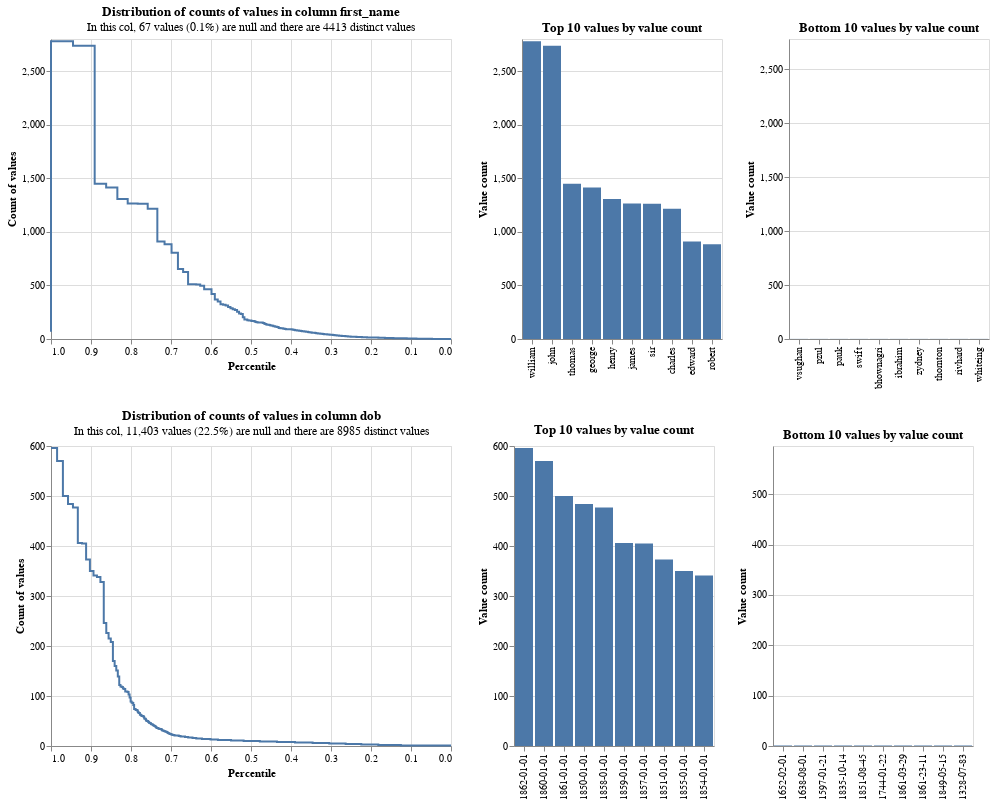

Write notebook code for a chart like this one.
### Code cell
db_api = DuckDBAPI()
exploratory.profile_columns(df, column_expressions=["first_name", "dob"], db_api=db_api)

### Figure 1 — Vega-Lite specification as saved in the notebook (floating-point values rounded to 4 significant figures; data arrays with more than 128 entries replaced by an {"elided": "..."} marker saying what was removed)
{"config": {"view": {"continuousWidth": 400, "continuousHeight": 300}}, "vconcat": [{"hconcat": [{"mark": {"type": "line", "interpolate": "step-before"}, "data": {"values": {"elided": "151 records"}}, "encoding": {"tooltip": [{"field": "value_count", "type": "quantitative"}, {"field": "percentile_ex_nulls", "type": "quantitative"}, {"field": "percentile_inc_nulls", "type": "quantitative"}, {"field": "total_non_null_rows", "type": "quantitative"}, {"field": "total_rows_inc_nulls", "type": "quantitative"}], "x": {"field": "percentile_ex_nulls", "sort": "descending", "title": "Percentile", "type": "quantitative"}, "y": {"field": "value_count", "title": "Count of values", "type": "quantitative"}}, "title": {"text": "Distribution of counts of values in column first_name", "subtitle": "In this col, 67 values (0.1%) are null and there are 4413 distinct values"}}, {"mark": "bar", "data": {"values": [{"value_count": 2780, "group_name": "first_name", "value": "william", "total_non_null_rows": 50511, "total_rows_inc_nulls": 50578, "distinct_value_count": 4413}, {"value_count": 2736, "group_name": "first_name", "value": "john", "total_non_null_rows": 50511, "total_rows_inc_nulls": 50578, "distinct_value_count": 4413}, {"value_count": 1448, "group_name": "first_name", "value": "thomas", "total_non_null_rows": 50511, "total_rows_inc_nulls": 50578, "distinct_value_count": 4413}, {"value_count": 1415, "group_name": "first_name", "value": "george", "total_non_null_rows": 50511, "total_rows_inc_nulls": 50578, "distinct_value_count": 4413}, {"value_count": 1306, "group_name": "first_name", "value": "henry", "total_non_null_rows": 50511, "total_rows_inc_nulls": 50578, "distinct_value_count": 4413}, {"value_count": 1265, "group_name": "first_name", "value": "james", "total_non_null_rows": 50511, "total_rows_inc_nulls": 50578, "distinct_value_count": 4413}, {"value_count": 1262, "group_name": "first_name", "value": "sir", "total_non_null_rows": 50511, "total_rows_inc_nulls": 50578, "distinct_value_count": 4413}, {"value_count": 1216, "group_name": "first_name", "value": "charles", "total_non_null_rows": 50511, "total_rows_inc_nulls": 50578, "distinct_value_count": 4413}, {"value_count": 911, "group_name": "first_name", "value": "edward", "total_non_null_rows": 50511, "total_rows_inc_nulls": 50578, "distinct_value_count": 4413}, {"value_count": 884, "group_name": "first_name", "value": "robert", "total_non_null_rows": 50511, "total_rows_inc_nulls": 50578, "distinct_value_count": 4413}]}, "encoding": {"tooltip": [{"field": "value", "type": "nominal"}, {"field": "value_count", "type": "quantitative"}, {"field": "total_non_null_rows", "type": "quantitative"}, {"field": "total_rows_inc_nulls", "type": "quantitative"}], "x": {"field": "value", "sort": "-y", "title": null, "type": "nominal"}, "y": {"field": "value_count", "title": "Value count", "type": "quantitative"}}, "title": "Top 10 values by value count"}, {"mark": "bar", "data": {"values": [{"value_count": 1, "group_name": "first_name", "value": "vsughan", "total_non_null_rows": 50511, "total_rows_inc_nulls": 50578, "distinct_value_count": 4413}, {"value_count": 1, "group_name": "first_name", "value": "pzul", "total_non_null_rows": 50511, "total_rows_inc_nulls": 50578, "distinct_value_count": 4413}, {"value_count": 1, "group_name": "first_name", "value": "pauk", "total_non_null_rows": 50511, "total_rows_inc_nulls": 50578, "distinct_value_count": 4413}, {"value_count": 1, "group_name": "first_name", "value": "swift", "total_non_null_rows": 50511, "total_rows_inc_nulls": 50578, "distinct_value_count": 4413}, {"value_count": 1, "group_name": "first_name", "value": "bhownagri", "total_non_null_rows": 50511, "total_rows_inc_nulls": 50578, "distinct_value_count": 4413}, {"value_count": 1, "group_name": "first_name", "value": "ibrahim", "total_non_null_rows": 50511, "total_rows_inc_nulls": 50578, "distinct_value_count": 4413}, {"value_count": 1, "group_name": "first_name", "value": "zydney", "total_non_null_rows": 50511, "total_rows_inc_nulls": 50578, "distinct_value_count": 4413}, {"value_count": 1, "group_name": "first_name", "value": "thornton", "total_non_null_rows": 50511, "total_rows_inc_nulls": 50578, "distinct_value_count": 4413}, {"value_count": 1, "group_name": "first_name", "value": "rivhard", "total_non_null_rows": 50511, "total_rows_inc_nulls": 50578, "distinct_value_count": 4413}, {"value_count": 1, "group_name": "first_name", "value": "whiteing", "total_non_null_rows": 50511, "total_rows_inc_nulls": 50578, "distinct_value_count": 4413}]}, "encoding": {"tooltip": [{"field": "value", "type": "nominal"}, {"field": "value_count", "type": "quantitative"}, {"field": "total_non_null_rows", "type": "quantitative"}, {"field": "total_rows_inc_nulls", "type": "quantitative"}], "x": {"field": "value", "sort": "-y", "title": null, "type": "nominal"}, "y": {"field": "value_count", "scale": {"domain": [0, 2780]}, "title": "Value count", "type": "quantitative"}}, "title": "Bottom 10 values by value count"}]}, {"hconcat": [{"mark": {"type": "line", "interpolate": "step-before"}, "data": {"values": [{"percentile_ex_nulls": 0.9848, "percentile_inc_nulls": 0.9882, "value_count": 596, "group_name": "dob", "total_non_null_rows": 39175, "total_rows_inc_nulls": 50578, "sum_tokens_in_value_count_group": 596.0, "distinct_value_count": 8985}, {"percentile_ex_nulls": 0.9702, "percentile_inc_nulls": 0.9769, "value_count": 570, "group_name": "dob", "total_non_null_rows": 39175, "total_rows_inc_nulls": 50578, "sum_tokens_in_value_count_group": 570.0, "distinct_value_count": 8985}, {"percentile_ex_nulls": 0.9575, "percentile_inc_nulls": 0.9671, "value_count": 500, "group_name": "dob", "total_non_null_rows": 39175, "total_rows_inc_nulls": 50578, "sum_tokens_in_value_count_group": 500.0, "distinct_value_count": 8985}, {"percentile_ex_nulls": 0.9451, "percentile_inc_nulls": 0.9575, "value_count": 484, "group_name": "dob", "total_non_null_rows": 39175, "total_rows_inc_nulls": 50578, "sum_tokens_in_value_count_group": 484.0, "distinct_value_count": 8985}, {"percentile_ex_nulls": 0.9329, "percentile_inc_nulls": 0.9481, "value_count": 477, "group_name": "dob", "total_non_null_rows": 39175, "total_rows_inc_nulls": 50578, "sum_tokens_in_value_count_group": 477.0, "distinct_value_count": 8985}, {"percentile_ex_nulls": 0.9226, "percentile_inc_nulls": 0.94, "value_count": 406, "group_name": "dob", "total_non_null_rows": 39175, "total_rows_inc_nulls": 50578, "sum_tokens_in_value_count_group": 406.0, "distinct_value_count": 8985}, {"percentile_ex_nulls": 0.9122, "percentile_inc_nulls": 0.932, "value_count": 405, "group_name": "dob", "total_non_null_rows": 39175, "total_rows_inc_nulls": 50578, "sum_tokens_in_value_count_group": 405.0, "distinct_value_count": 8985}, {"percentile_ex_nulls": 0.9027, "percentile_inc_nulls": 0.9247, "value_count": 373, "group_name": "dob", "total_non_null_rows": 39175, "total_rows_inc_nulls": 50578, "sum_tokens_in_value_count_group": 373.0, "distinct_value_count": 8985}, {"percentile_ex_nulls": 0.8938, "percentile_inc_nulls": 0.9177, "value_count": 350, "group_name": "dob", "total_non_null_rows": 39175, "total_rows_inc_nulls": 50578, "sum_tokens_in_value_count_group": 350.0, "distinct_value_count": 8985}, {"percentile_ex_nulls": 0.8851, "percentile_inc_nulls": 0.911, "value_count": 341, "group_name": "dob", "total_non_null_rows": 39175, "total_rows_inc_nulls": 50578, "sum_tokens_in_value_count_group": 341.0, "distinct_value_count": 8985}, {"percentile_ex_nulls": 0.8765, "percentile_inc_nulls": 0.9043, "value_count": 338, "group_name": "dob", "total_non_null_rows": 39175, "total_rows_inc_nulls": 50578, "sum_tokens_in_value_count_group": 338.0, "distinct_value_count": 8985}, {"percentile_ex_nulls": 0.8681, "percentile_inc_nulls": 0.8978, "value_count": 328, "group_name": "dob", "total_non_null_rows": 39175, "total_rows_inc_nulls": 50578, "sum_tokens_in_value_count_group": 328.0, "distinct_value_count": 8985}, {"percentile_ex_nulls": 0.8618, "percentile_inc_nulls": 0.893, "value_count": 246, "group_name": "dob", "total_non_null_rows": 39175, "total_rows_inc_nulls": 50578, "sum_tokens_in_value_count_group": 246.0, "distinct_value_count": 8985}, {"percentile_ex_nulls": 0.856, "percentile_inc_nulls": 0.8885, "value_count": 226, "group_name": "dob", "total_non_null_rows": 39175, "total_rows_inc_nulls": 50578, "sum_tokens_in_value_count_group": 226.0, "distinct_value_count": 8985}, {"percentile_ex_nulls": 0.8505, "percentile_inc_nulls": 0.8842, "value_count": 215, "group_name": "dob", "total_non_null_rows": 39175, "total_rows_inc_nulls": 50578, "sum_tokens_in_value_count_group": 215.0, "distinct_value_count": 8985}, {"percentile_ex_nulls": 0.8452, "percentile_inc_nulls": 0.8801, "value_count": 208, "group_name": "dob", "total_non_null_rows": 39175, "total_rows_inc_nulls": 50578, "sum_tokens_in_value_count_group": 208.0, "distinct_value_count": 8985}, {"percentile_ex_nulls": 0.8409, "percentile_inc_nulls": 0.8768, "value_count": 170, "group_name": "dob", "total_non_null_rows": 39175, "total_rows_inc_nulls": 50578, "sum_tokens_in_value_count_group": 170.0, "distinct_value_count": 8985}, {"percentile_ex_nulls": 0.8368, "percentile_inc_nulls": 0.8736, "value_count": 160, "group_name": "dob", "total_non_null_rows": 39175, "total_rows_inc_nulls": 50578, "sum_tokens_in_value_count_group": 160.0, "distinct_value_count": 8985}, {"percentile_ex_nulls": 0.833, "percentile_inc_nulls": 0.8706, "value_count": 151, "group_name": "dob", "total_non_null_rows": 39175, "total_rows_inc_nulls": 50578, "sum_tokens_in_value_count_group": 151.0, "distinct_value_count": 8985}, {"percentile_ex_nulls": 0.8294, "percentile_inc_nulls": 0.8679, "value_count": 139, "group_name": "dob", "total_non_null_rows": 39175, "total_rows_inc_nulls": 50578, "sum_tokens_in_value_count_group": 139.0, "distinct_value_count": 8985}, {"percentile_ex_nulls": 0.8263, "percentile_inc_nulls": 0.8655, "value_count": 122, "group_name": "dob", "total_non_null_rows": 39175, "total_rows_inc_nulls": 50578, "sum_tokens_in_value_count_group": 122.0, "distinct_value_count": 8985}, {"percentile_ex_nulls": 0.8233, "percentile_inc_nulls": 0.8631, "value_count": 119, "group_name": "dob", "total_non_null_rows": 39175, "total_rows_inc_nulls": 50578, "sum_tokens_in_value_count_group": 119.0, "distinct_value_count": 8985}, {"percentile_ex_nulls": 0.8202, "percentile_inc_nulls": 0.8608, "value_count": 118, "group_name": "dob", "total_non_null_rows": 39175, "total_rows_inc_nulls": 50578, "sum_tokens_in_value_count_group": 118.0, "distinct_value_count": 8985}, {"percentile_ex_nulls": 0.8173, "percentile_inc_nulls": 0.8585, "value_count": 115, "group_name": "dob", "total_non_null_rows": 39175, "total_rows_inc_nulls": 50578, "sum_tokens_in_value_count_group": 115.0, "distinct_value_count": 8985}, {"percentile_ex_nulls": 0.8144, "percentile_inc_nulls": 0.8562, "value_count": 114, "group_name": "dob", "total_non_null_rows": 39175, "total_rows_inc_nulls": 50578, "sum_tokens_in_value_count_group": 114.0, "distinct_value_count": 8985}, {"percentile_ex_nulls": 0.8088, "percentile_inc_nulls": 0.8519, "value_count": 109, "group_name": "dob", "total_non_null_rows": 39175, "total_rows_inc_nulls": 50578, "sum_tokens_in_value_count_group": 218.0, "distinct_value_count": 8985}, {"percentile_ex_nulls": 0.8061, "percentile_inc_nulls": 0.8498, "value_count": 108, "group_name": "dob", "total_non_null_rows": 39175, "total_rows_inc_nulls": 50578, "sum_tokens_in_value_count_group": 108.0, "distinct_value_count": 8985}, {"percentile_ex_nulls": 0.8034, "percentile_inc_nulls": 0.8478, "value_count": 103, "group_name": "dob", "total_non_null_rows": 39175, "total_rows_inc_nulls": 50578, "sum_tokens_in_value_count_group": 103.0, "distinct_value_count": 8985}, {"percentile_ex_nulls": 0.801, "percentile_inc_nulls": 0.8458, "value_count": 97, "group_name": "dob", "total_non_null_rows": 39175, "total_rows_inc_nulls": 50578, "sum_tokens_in_value_count_group": 97.0, "distinct_value_count": 8985}, {"percentile_ex_nulls": 0.7987, "percentile_inc_nulls": 0.8441, "value_count": 89, "group_name": "dob", "total_non_null_rows": 39175, "total_rows_inc_nulls": 50578, "sum_tokens_in_value_count_group": 89.0, "distinct_value_count": 8985}, {"percentile_ex_nulls": 0.7965, "percentile_inc_nulls": 0.8424, "value_count": 87, "group_name": "dob", "total_non_null_rows": 39175, "total_rows_inc_nulls": 50578, "sum_tokens_in_value_count_group": 87.0, "distinct_value_count": 8985}, {"percentile_ex_nulls": 0.7943, "percentile_inc_nulls": 0.8407, "value_count": 86, "group_name": "dob", "total_non_null_rows": 39175, "total_rows_inc_nulls": 50578, "sum_tokens_in_value_count_group": 86.0, "distinct_value_count": 8985}, {"percentile_ex_nulls": 0.7922, "percentile_inc_nulls": 0.839, "value_count": 82, "group_name": "dob", "total_non_null_rows": 39175, "total_rows_inc_nulls": 50578, "sum_tokens_in_value_count_group": 82.0, "distinct_value_count": 8985}, {"percentile_ex_nulls": 0.7884, "percentile_inc_nulls": 0.8361, "value_count": 74, "group_name": "dob", "total_non_null_rows": 39175, "total_rows_inc_nulls": 50578, "sum_tokens_in_value_count_group": 148.0, "distinct_value_count": 8985}, {"percentile_ex_nulls": 0.7847, "percentile_inc_nulls": 0.8333, "value_count": 72, "group_name": "dob", "total_non_null_rows": 39175, "total_rows_inc_nulls": 50578, "sum_tokens_in_value_count_group": 144.0, "distinct_value_count": 8985}, {"percentile_ex_nulls": 0.7829, "percentile_inc_nulls": 0.8319, "value_count": 71, "group_name": "dob", "total_non_null_rows": 39175, "total_rows_inc_nulls": 50578, "sum_tokens_in_value_count_group": 71.0, "distinct_value_count": 8985}, {"percentile_ex_nulls": 0.7812, "percentile_inc_nulls": 0.8305, "value_count": 68, "group_name": "dob", "total_non_null_rows": 39175, "total_rows_inc_nulls": 50578, "sum_tokens_in_value_count_group": 68.0, "distinct_value_count": 8985}, {"percentile_ex_nulls": 0.7778, "percentile_inc_nulls": 0.8279, "value_count": 66, "group_name": "dob", "total_non_null_rows": 39175, "total_rows_inc_nulls": 50578, "sum_tokens_in_value_count_group": 132.0, "distinct_value_count": 8985}, {"percentile_ex_nulls": 0.7762, "percentile_inc_nulls": 0.8267, "value_count": 63, "group_name": "dob", "total_non_null_rows": 39175, "total_rows_inc_nulls": 50578, "sum_tokens_in_value_count_group": 63.0, "distinct_value_count": 8985}, {"percentile_ex_nulls": 0.7746, "percentile_inc_nulls": 0.8254, "value_count": 62, "group_name": "dob", "total_non_null_rows": 39175, "total_rows_inc_nulls": 50578, "sum_tokens_in_value_count_group": 62.0, "distinct_value_count": 8985}, {"percentile_ex_nulls": 0.7731, "percentile_inc_nulls": 0.8242, "value_count": 61, "group_name": "dob", "total_non_null_rows": 39175, "total_rows_inc_nulls": 50578, "sum_tokens_in_value_count_group": 61.0, "distinct_value_count": 8985}, {"percentile_ex_nulls": 0.7685, "percentile_inc_nulls": 0.8207, "value_count": 60, "group_name": "dob", "total_non_null_rows": 39175, "total_rows_inc_nulls": 50578, "sum_tokens_in_value_count_group": 180.0, "distinct_value_count": 8985}, {"percentile_ex_nulls": 0.767, "percentile_inc_nulls": 0.8195, "value_count": 58, "group_name": "dob", "total_non_null_rows": 39175, "total_rows_inc_nulls": 50578, "sum_tokens_in_value_count_group": 58.0, "distinct_value_count": 8985}, {"percentile_ex_nulls": 0.7642, "percentile_inc_nulls": 0.8174, "value_count": 55, "group_name": "dob", "total_non_null_rows": 39175, "total_rows_inc_nulls": 50578, "sum_tokens_in_value_count_group": 110.0, "distinct_value_count": 8985}, {"percentile_ex_nulls": 0.7628, "percentile_inc_nulls": 0.8163, "value_count": 54, "group_name": "dob", "total_non_null_rows": 39175, "total_rows_inc_nulls": 50578, "sum_tokens_in_value_count_group": 54.0, "distinct_value_count": 8985}, {"percentile_ex_nulls": 0.7615, "percentile_inc_nulls": 0.8153, "value_count": 52, "group_name": "dob", "total_non_null_rows": 39175, "total_rows_inc_nulls": 50578, "sum_tokens_in_value_count_group": 52.0, "distinct_value_count": 8985}, {"percentile_ex_nulls": 0.7577, "percentile_inc_nulls": 0.8123, "value_count": 50, "group_name": "dob", "total_non_null_rows": 39175, "total_rows_inc_nulls": 50578, "sum_tokens_in_value_count_group": 150.0, "distinct_value_count": 8985}, {"percentile_ex_nulls": 0.7564, "percentile_inc_nulls": 0.8113, "value_count": 49, "group_name": "dob", "total_non_null_rows": 39175, "total_rows_inc_nulls": 50578, "sum_tokens_in_value_count_group": 49.0, "distinct_value_count": 8985}, {"percentile_ex_nulls": 0.7552, "percentile_inc_nulls": 0.8104, "value_count": 48, "group_name": "dob", "total_non_null_rows": 39175, "total_rows_inc_nulls": 50578, "sum_tokens_in_value_count_group": 48.0, "distinct_value_count": 8985}, {"percentile_ex_nulls": 0.754, "percentile_inc_nulls": 0.8094, "value_count": 47, "group_name": "dob", "total_non_null_rows": 39175, "total_rows_inc_nulls": 50578, "sum_tokens_in_value_count_group": 47.0, "distinct_value_count": 8985}, {"percentile_ex_nulls": 0.7505, "percentile_inc_nulls": 0.8067, "value_count": 46, "group_name": "dob", "total_non_null_rows": 39175, "total_rows_inc_nulls": 50578, "sum_tokens_in_value_count_group": 138.0, "distinct_value_count": 8985}, {"percentile_ex_nulls": 0.7482, "percentile_inc_nulls": 0.805, "value_count": 44, "group_name": "dob", "total_non_null_rows": 39175, "total_rows_inc_nulls": 50578, "sum_tokens_in_value_count_group": 88.0, "distinct_value_count": 8985}, {"percentile_ex_nulls": 0.7449, "percentile_inc_nulls": 0.8024, "value_count": 43, "group_name": "dob", "total_non_null_rows": 39175, "total_rows_inc_nulls": 50578, "sum_tokens_in_value_count_group": 129.0, "distinct_value_count": 8985}, {"percentile_ex_nulls": 0.7438, "percentile_inc_nulls": 0.8016, "value_count": 42, "group_name": "dob", "total_non_null_rows": 39175, "total_rows_inc_nulls": 50578, "sum_tokens_in_value_count_group": 42.0, "distinct_value_count": 8985}, {"percentile_ex_nulls": 0.7417, "percentile_inc_nulls": 0.8, "value_count": 41, "group_name": "dob", "total_non_null_rows": 39175, "total_rows_inc_nulls": 50578, "sum_tokens_in_value_count_group": 82.0, "distinct_value_count": 8985}, {"percentile_ex_nulls": 0.7397, "percentile_inc_nulls": 0.7984, "value_count": 40, "group_name": "dob", "total_non_null_rows": 39175, "total_rows_inc_nulls": 50578, "sum_tokens_in_value_count_group": 80.0, "distinct_value_count": 8985}, {"percentile_ex_nulls": 0.7377, "percentile_inc_nulls": 0.7968, "value_count": 39, "group_name": "dob", "total_non_null_rows": 39175, "total_rows_inc_nulls": 50578, "sum_tokens_in_value_count_group": 78.0, "distinct_value_count": 8985}, {"percentile_ex_nulls": 0.7367, "percentile_inc_nulls": 0.7961, "value_count": 38, "group_name": "dob", "total_non_null_rows": 39175, "total_rows_inc_nulls": 50578, "sum_tokens_in_value_count_group": 38.0, "distinct_value_count": 8985}, {"percentile_ex_nulls": 0.7358, "percentile_inc_nulls": 0.7954, "value_count": 37, "group_name": "dob", "total_non_null_rows": 39175, "total_rows_inc_nulls": 50578, "sum_tokens_in_value_count_group": 37.0, "distinct_value_count": 8985}, {"percentile_ex_nulls": 0.7321, "percentile_inc_nulls": 0.7925, "value_count": 36, "group_name": "dob", "total_non_null_rows": 39175, "total_rows_inc_nulls": 50578, "sum_tokens_in_value_count_group": 144.0, "distinct_value_count": 8985}, {"percentile_ex_nulls": 0.7294, "percentile_inc_nulls": 0.7904, "value_count": 35, "group_name": "dob", "total_non_null_rows": 39175, "total_rows_inc_nulls": 50578, "sum_tokens_in_value_count_group": 105.0, "distinct_value_count": 8985}, {"percentile_ex_nulls": 0.7242, "percentile_inc_nulls": 0.7864, "value_count": 34, "group_name": "dob", "total_non_null_rows": 39175, "total_rows_inc_nulls": 50578, "sum_tokens_in_value_count_group": 204.0, "distinct_value_count": 8985}, {"percentile_ex_nulls": 0.7226, "percentile_inc_nulls": 0.7851, "value_count": 33, "group_name": "dob", "total_non_null_rows": 39175, "total_rows_inc_nulls": 50578, "sum_tokens_in_value_count_group": 66.0, "distinct_value_count": 8985}, {"percentile_ex_nulls": 0.7217, "percentile_inc_nulls": 0.7845, "value_count": 32, "group_name": "dob", "total_non_null_rows": 39175, "total_rows_inc_nulls": 50578, "sum_tokens_in_value_count_group": 32.0, "distinct_value_count": 8985}, {"percentile_ex_nulls": 0.7186, "percentile_inc_nulls": 0.782, "value_count": 31, "group_name": "dob", "total_non_null_rows": 39175, "total_rows_inc_nulls": 50578, "sum_tokens_in_value_count_group": 124.0, "distinct_value_count": 8985}, {"percentile_ex_nulls": 0.7155, "percentile_inc_nulls": 0.7796, "value_count": 30, "group_name": "dob", "total_non_null_rows": 39175, "total_rows_inc_nulls": 50578, "sum_tokens_in_value_count_group": 120.0, "distinct_value_count": 8985}, {"percentile_ex_nulls": 0.7118, "percentile_inc_nulls": 0.7768, "value_count": 29, "group_name": "dob", "total_non_null_rows": 39175, "total_rows_inc_nulls": 50578, "sum_tokens_in_value_count_group": 145.0, "distinct_value_count": 8985}, {"percentile_ex_nulls": 0.7097, "percentile_inc_nulls": 0.7751, "value_count": 28, "group_name": "dob", "total_non_null_rows": 39175, "total_rows_inc_nulls": 50578, "sum_tokens_in_value_count_group": 84.0, "distinct_value_count": 8985}, {"percentile_ex_nulls": 0.7076, "percentile_inc_nulls": 0.7735, "value_count": 27, "group_name": "dob", "total_non_null_rows": 39175, "total_rows_inc_nulls": 50578, "sum_tokens_in_value_count_group": 81.0, "distinct_value_count": 8985}, {"percentile_ex_nulls": 0.7056, "percentile_inc_nulls": 0.772, "value_count": 26, "group_name": "dob", "total_non_null_rows": 39175, "total_rows_inc_nulls": 50578, "sum_tokens_in_value_count_group": 78.0, "distinct_value_count": 8985}, {"percentile_ex_nulls": 0.7031, "percentile_inc_nulls": 0.77, "value_count": 25, "group_name": "dob", "total_non_null_rows": 39175, "total_rows_inc_nulls": 50578, "sum_tokens_in_value_count_group": 100.0, "distinct_value_count": 8985}, {"percentile_ex_nulls": 0.6994, "percentile_inc_nulls": 0.7672, "value_count": 24, "group_name": "dob", "total_non_null_rows": 39175, "total_rows_inc_nulls": 50578, "sum_tokens_in_value_count_group": 144.0, "distinct_value_count": 8985}, {"percentile_ex_nulls": 0.6964, "percentile_inc_nulls": 0.7649, "value_count": 23, "group_name": "dob", "total_non_null_rows": 39175, "total_rows_inc_nulls": 50578, "sum_tokens_in_value_count_group": 115.0, "distinct_value_count": 8985}, {"percentile_ex_nulls": 0.6914, "percentile_inc_nulls": 0.761, "value_count": 22, "group_name": "dob", "total_non_null_rows": 39175, "total_rows_inc_nulls": 50578, "sum_tokens_in_value_count_group": 198.0, "distinct_value_count": 8985}, {"percentile_ex_nulls": 0.6807, "percentile_inc_nulls": 0.7527, "value_count": 21, "group_name": "dob", "total_non_null_rows": 39175, "total_rows_inc_nulls": 50578, "sum_tokens_in_value_count_group": 420.0, "distinct_value_count": 8985}, {"percentile_ex_nulls": 0.6761, "percentile_inc_nulls": 0.7491, "value_count": 20, "group_name": "dob", "total_non_null_rows": 39175, "total_rows_inc_nulls": 50578, "sum_tokens_in_value_count_group": 180.0, "distinct_value_count": 8985}, {"percentile_ex_nulls": 0.6649, "percentile_inc_nulls": 0.7405, "value_count": 19, "group_name": "dob", "total_non_null_rows": 39175, "total_rows_inc_nulls": 50578, "sum_tokens_in_value_count_group": 437.0, "distinct_value_count": 8985}, {"percentile_ex_nulls": 0.6571, "percentile_inc_nulls": 0.7344, "value_count": 18, "group_name": "dob", "total_non_null_rows": 39175, "total_rows_inc_nulls": 50578, "sum_tokens_in_value_count_group": 306.0, "distinct_value_count": 8985}, {"percentile_ex_nulls": 0.6463, "percentile_inc_nulls": 0.726, "value_count": 17, "group_name": "dob", "total_non_null_rows": 39175, "total_rows_inc_nulls": 50578, "sum_tokens_in_value_count_group": 425.0, "distinct_value_count": 8985}, {"percentile_ex_nulls": 0.6369, "percentile_inc_nulls": 0.7187, "value_count": 16, "group_name": "dob", "total_non_null_rows": 39175, "total_rows_inc_nulls": 50578, "sum_tokens_in_value_count_group": 368.0, "distinct_value_count": 8985}, {"percentile_ex_nulls": 0.6227, "percentile_inc_nulls": 0.7078, "value_count": 15, "group_name": "dob", "total_non_null_rows": 39175, "total_rows_inc_nulls": 50578, "sum_tokens_in_value_count_group": 555.0, "distinct_value_count": 8985}, {"percentile_ex_nulls": 0.6013, "percentile_inc_nulls": 0.6912, "value_count": 14, "group_name": "dob", "total_non_null_rows": 39175, "total_rows_inc_nulls": 50578, "sum_tokens_in_value_count_group": 840.0, "distinct_value_count": 8985}, {"percentile_ex_nulls": 0.5827, "percentile_inc_nulls": 0.6768, "value_count": 13, "group_name": "dob", "total_non_null_rows": 39175, "total_rows_inc_nulls": 50578, "sum_tokens_in_value_count_group": 728.0, "distinct_value_count": 8985}, {"percentile_ex_nulls": 0.5499, "percentile_inc_nulls": 0.6514, "value_count": 12, "group_name": "dob", "total_non_null_rows": 39175, "total_rows_inc_nulls": 50578, "sum_tokens_in_value_count_group": 1284.0, "distinct_value_count": 8985}, {"percentile_ex_nulls": 0.5184, "percentile_inc_nulls": 0.627, "value_count": 11, "group_name": "dob", "total_non_null_rows": 39175, "total_rows_inc_nulls": 50578, "sum_tokens_in_value_count_group": 1232.0, "distinct_value_count": 8985}, {"percentile_ex_nulls": 0.4779, "percentile_inc_nulls": 0.5956, "value_count": 10, "group_name": "dob", "total_non_null_rows": 39175, "total_rows_inc_nulls": 50578, "sum_tokens_in_value_count_group": 1590.0, "distinct_value_count": 8985}, {"percentile_ex_nulls": 0.4351, "percentile_inc_nulls": 0.5625, "value_count": 9, "group_name": "dob", "total_non_null_rows": 39175, "total_rows_inc_nulls": 50578, "sum_tokens_in_value_count_group": 1674.0, "distinct_value_count": 8985}, {"percentile_ex_nulls": 0.39, "percentile_inc_nulls": 0.5275, "value_count": 8, "group_name": "dob", "total_non_null_rows": 39175, "total_rows_inc_nulls": 50578, "sum_tokens_in_value_count_group": 1768.0, "distinct_value_count": 8985}, {"percentile_ex_nulls": 0.346, "percentile_inc_nulls": 0.4935, "value_count": 7, "group_name": "dob", "total_non_null_rows": 39175, "total_rows_inc_nulls": 50578, "sum_tokens_in_value_count_group": 1722.0, "distinct_value_count": 8985}, {"percentile_ex_nulls": 0.3044, "percentile_inc_nulls": 0.4612, "value_count": 6, "group_name": "dob", "total_non_null_rows": 39175, "total_rows_inc_nulls": 50578, "sum_tokens_in_value_count_group": 1632.0, "distinct_value_count": 8985}, {"percentile_ex_nulls": 0.2634, "percentile_inc_nulls": 0.4295, "value_count": 5, "group_name": "dob", "total_non_null_rows": 39175, "total_rows_inc_nulls": 50578, "sum_tokens_in_value_count_group": 1605.0, "distinct_value_count": 8985}, {"percentile_ex_nulls": 0.2243, "percentile_inc_nulls": 0.3992, "value_count": 4, "group_name": "dob", "total_non_null_rows": 39175, "total_rows_inc_nulls": 50578, "sum_tokens_in_value_count_group": 1532.0, "distinct_value_count": 8985}, {"percentile_ex_nulls": 0.1818, "percentile_inc_nulls": 0.3663, "value_count": 3, "group_name": "dob", "total_non_null_rows": 39175, "total_rows_inc_nulls": 50578, "sum_tokens_in_value_count_group": 1665.0, "distinct_value_count": 8985}, {"percentile_ex_nulls": 0.1253, "percentile_inc_nulls": 0.3225, "value_count": 2, "group_name": "dob", "total_non_null_rows": 39175, "total_rows_inc_nulls": 50578, "sum_tokens_in_value_count_group": 2214.0, "distinct_value_count": 8985}, {"percentile_ex_nulls": 0.0, "percentile_inc_nulls": 0.2255, "value_count": 1, "group_name": "dob", "total_non_null_rows": 39175, "total_rows_inc_nulls": 50578, "sum_tokens_in_value_count_group": 4908.0, "distinct_value_count": 8985}, {"percentile_ex_nulls": 1.0, "percentile_inc_nulls": 1.0, "value_count": 596, "group_name": "dob", "total_non_null_rows": 39175, "total_rows_inc_nulls": 50578, "sum_tokens_in_value_count_group": 596.0, "distinct_value_count": 8985}]}, "encoding": {"tooltip": [{"field": "value_count", "type": "quantitative"}, {"field": "percentile_ex_nulls", "type": "quantitative"}, {"field": "percentile_inc_nulls", "type": "quantitative"}, {"field": "total_non_null_rows", "type": "quantitative"}, {"field": "total_rows_inc_nulls", "type": "quantitative"}], "x": {"field": "percentile_ex_nulls", "sort": "descending", "title": "Percentile", "type": "quantitative"}, "y": {"field": "value_count", "title": "Count of values", "type": "quantitative"}}, "title": {"text": "Distribution of counts of values in column dob", "subtitle": "In this col, 11,403 values (22.5%) are null and there are 8985 distinct values"}}, {"mark": "bar", "data": {"values": [{"value_count": 596, "group_name": "dob", "value": "1862-01-01", "total_non_null_rows": 39175, "total_rows_inc_nulls": 50578, "distinct_value_count": 8985}, {"value_count": 570, "group_name": "dob", "value": "1860-01-01", "total_non_null_rows": 39175, "total_rows_inc_nulls": 50578, "distinct_value_count": 8985}, {"value_count": 500, "group_name": "dob", "value": "1861-01-01", "total_non_null_rows": 39175, "total_rows_inc_nulls": 50578, "distinct_value_count": 8985}, {"value_count": 484, "group_name": "dob", "value": "1850-01-01", "total_non_null_rows": 39175, "total_rows_inc_nulls": 50578, "distinct_value_count": 8985}, {"value_count": 477, "group_name": "dob", "value": "1858-01-01", "total_non_null_rows": 39175, "total_rows_inc_nulls": 50578, "distinct_value_count": 8985}, {"value_count": 406, "group_name": "dob", "value": "1859-01-01", "total_non_null_rows": 39175, "total_rows_inc_nulls": 50578, "distinct_value_count": 8985}, {"value_count": 405, "group_name": "dob", "value": "1857-01-01", "total_non_null_rows": 39175, "total_rows_inc_nulls": 50578, "distinct_value_count": 8985}, {"value_count": 373, "group_name": "dob", "value": "1851-01-01", "total_non_null_rows": 39175, "total_rows_inc_nulls": 50578, "distinct_value_count": 8985}, {"value_count": 350, "group_name": "dob", "value": "1855-01-01", "total_non_null_rows": 39175, "total_rows_inc_nulls": 50578, "distinct_value_count": 8985}, {"value_count": 341, "group_name": "dob", "value": "1854-01-01", "total_non_null_rows": 39175, "total_rows_inc_nulls": 50578, "distinct_value_count": 8985}]}, "encoding": {"tooltip": [{"field": "value", "type": "nominal"}, {"field": "value_count", "type": "quantitative"}, {"field": "total_non_null_rows", "type": "quantitative"}, {"field": "total_rows_inc_nulls", "type": "quantitative"}], "x": {"field": "value", "sort": "-y", "title": null, "type": "nominal"}, "y": {"field": "value_count", "title": "Value count", "type": "quantitative"}}, "title": "Top 10 values by value count"}, {"mark": "bar", "data": {"values": [{"value_count": 1, "group_name": "dob", "value": "1652-02-01", "total_non_null_rows": 39175, "total_rows_inc_nulls": 50578, "distinct_value_count": 8985}, {"value_count": 1, "group_name": "dob", "value": "1638-08-01", "total_non_null_rows": 39175, "total_rows_inc_nulls": 50578, "distinct_value_count": 8985}, {"value_count": 1, "group_name": "dob", "value": "1597-01-21", "total_non_null_rows": 39175, "total_rows_inc_nulls": 50578, "distinct_value_count": 8985}, {"value_count": 1, "group_name": "dob", "value": "1835-10-14", "total_non_null_rows": 39175, "total_rows_inc_nulls": 50578, "distinct_value_count": 8985}, {"value_count": 1, "group_name": "dob", "value": "1851-08-45", "total_non_null_rows": 39175, "total_rows_inc_nulls": 50578, "distinct_value_count": 8985}, {"value_count": 1, "group_name": "dob", "value": "1744-01-22", "total_non_null_rows": 39175, "total_rows_inc_nulls": 50578, "distinct_value_count": 8985}, {"value_count": 1, "group_name": "dob", "value": "1861-03-29", "total_non_null_rows": 39175, "total_rows_inc_nulls": 50578, "distinct_value_count": 8985}, {"value_count": 1, "group_name": "dob", "value": "1861-23-11", "total_non_null_rows": 39175, "total_rows_inc_nulls": 50578, "distinct_value_count": 8985}, {"value_count": 1, "group_name": "dob", "value": "1849-05-15", "total_non_null_rows": 39175, "total_rows_inc_nulls": 50578, "distinct_value_count": 8985}, {"value_count": 1, "group_name": "dob", "value": "1328-07-83", "total_non_null_rows": 39175, "total_rows_inc_nulls": 50578, "distinct_value_count": 8985}]}, "encoding": {"tooltip": [{"field": "value", "type": "nominal"}, {"field": "value_count", "type": "quantitative"}, {"field": "total_non_null_rows", "type": "quantitative"}, {"field": "total_rows_inc_nulls", "type": "quantitative"}], "x": {"field": "value", "sort": "-y", "title": null, "type": "nominal"}, "y": {"field": "value_count", "scale": {"domain": [0, 596]}, "title": "Value count", "type": "quantitative"}}, "title": "Bottom 10 values by value count"}]}], "$schema": "https://vega.github.io/schema/vega-lite/v5.9.3.json"}
